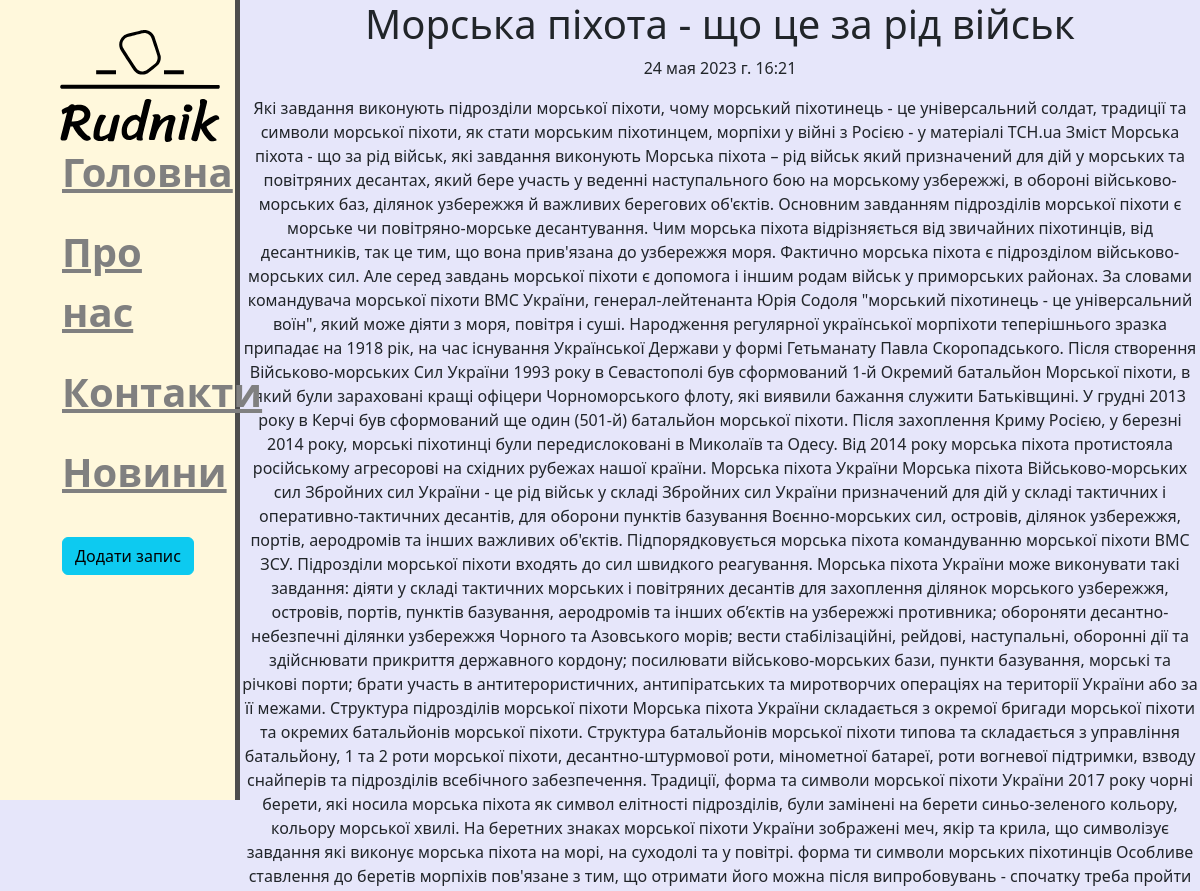
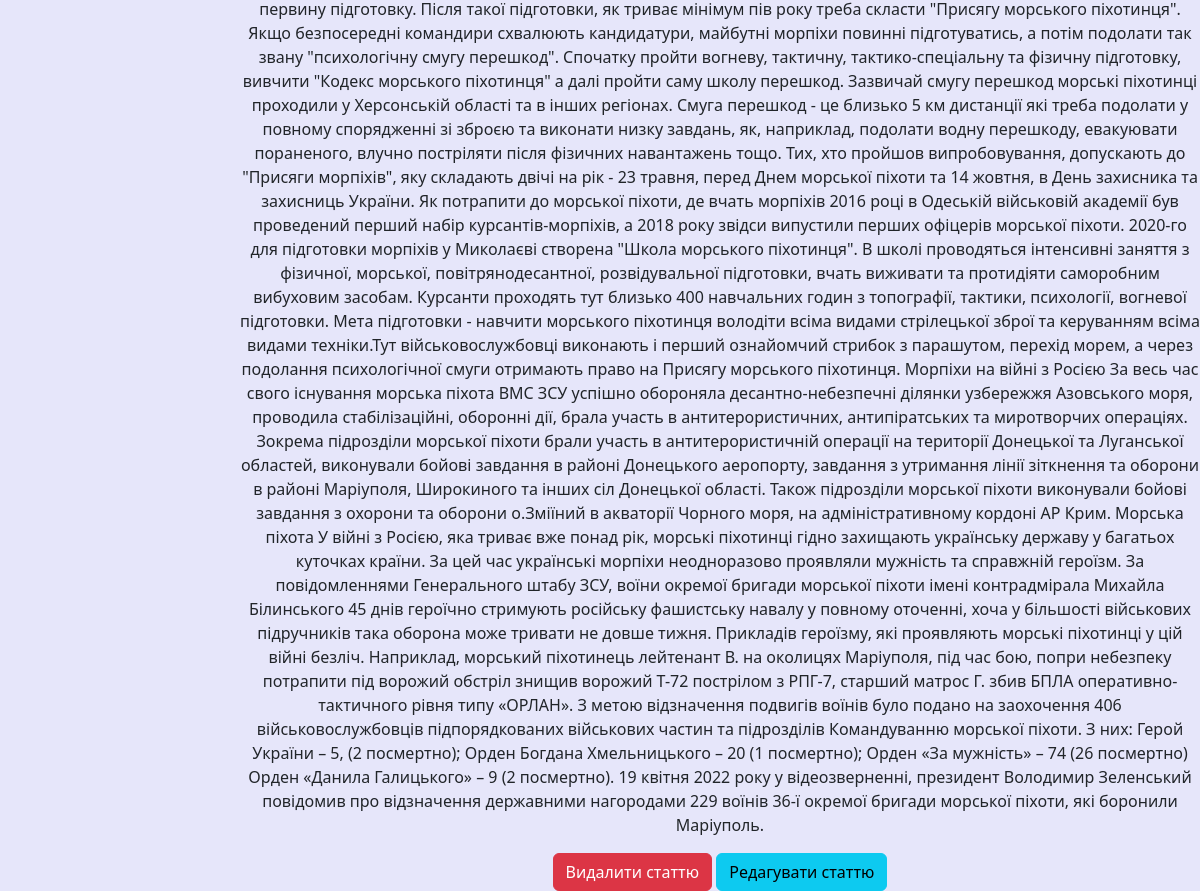
The page /news/2 on the database its author committed (2 pictures, top to bottom).
### news/models.py (models this page shows, shortened)
class Artiles(models.Model):
    title = models.CharField('Назва', max_length=50)
    anons = models.CharField('Анонс', max_length=250)
    full_text = models.TextField('стаття')
    date=models.DateTimeField('Дата публікації')
    class Meta:
        verbose_name = 'Новина'
        verbose_name_plural = 'Новини'

### news/views.py (the view)
# urls.py: path('<int:pk>', views.NewsDetailView.as_view(), name='news_detail'),
class NewsDetailView(DetailView):
    model = Artiles
    template_name = 'news/detailView.html'
    context_object_name = 'article'

### news/templates/news/detailView.html (shortened to what this page needs)
{% extends 'main/layout.html' %}
{% block content %}
    <div class="news">
        <h1>{{ article.title }}</h1>
        <p>{{ article.date }}</p>
        <p>{{ article.full_text }}</p>
        <a href="{% url 'news_delete' article.id %}" class="btn btn-danger">Видалити статтю</a>
        <a href="{% url 'news_update' article.id %}" class="btn btn-info">Редагувати статтю</a>
    </div>
{% endblock %}

### main/static/main/css/style.css (style rules this page uses)
body { background-color: lavender }
.news { text-align: center; }

### rows shown on the page
Artiles: date "24 мая 2023 г. 16:21", full_text "Які завдання виконують підрозділи морської піхоти, чому морський піхотинець - це універсальний солдат, традиції та символи морської піхоти, як стати морським піхотинцем, морпіхи у війні з Росією - у матеріалі ТСН.ua Зміст Морська піхота - що за рід військ, які завдання виконують Морська піхота – рід військ який призначений для дій у морських та повітряних десантах, який бере участь у веденні наступального бою на морському узбережжі, в обороні військово-морських баз, ділянок узбережжя й важливих берегових об'єктів. Основним завданням підрозділів морської піхоти є морське чи повітряно-морське десантування. Чим морська піхота відрізняється від звичайних піхотинців, від десантників, так це тим,…"
